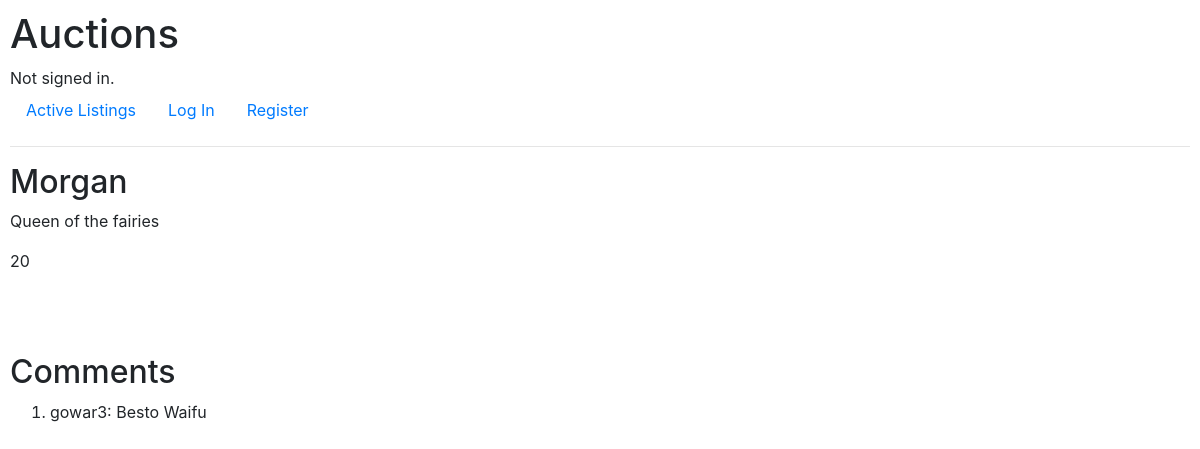
The app's page /auctions/Morgan, older data.
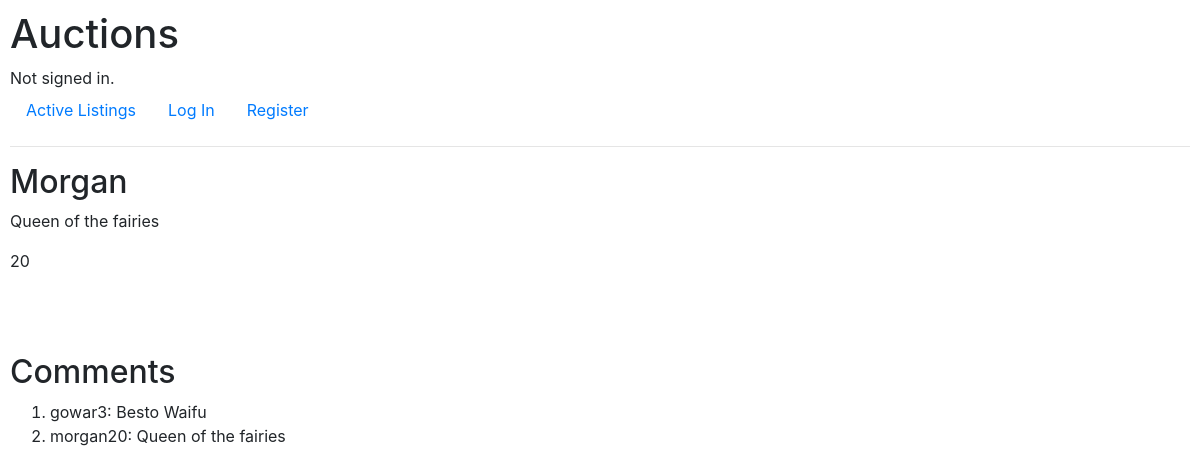
The same page, newer data.
### auctions/models.py (models this page shows)
class Comment(models.Model):
    poster = models.CharField(max_length=64)
    comment = models.CharField(max_length=128)
    listing = models.CharField(max_length=64)
    listings = models.ManyToManyField(Listing, blank=True, related_name= "comments")
    def __str__(self):
        return f"{self.poster}: {self.comment}"

### auctions/views.py (the view, shortened to what this page needs)
# urls.py: path("<str:listing>", views.listing, name="listing"),
def listing(request, listing):
    if "comments" not in request.session:
        request.session["comments"] = ()
    if "bids" not in request.session:
        request.session["bids"] = ()
    listing = Listing.objects.get(title = listing)
    username = request.user.username
    return render(request, "auctions/listing.html", {
        "listing": listing,
        "comments": listing.comments.all(),
        "bids": listing.bids.all()
    })

### auctions/templates/auctions/listing.html (shortened to what this page needs)
{% extends 'auctions/layout.html' %}
{% block body %}
        <h2>{{ listing.title }}</h2>
        <p>{{ listing.description }}</p>
        <label>{{ listing.price }}</label>
        <br>
        <br>
        <br>
    <br>
    <h2>Comments</h2>
    <ol>
    {% for comment in comments %}
        <li>{{ comment }}</li>
    {% endfor %}
    </ol>
{% endblock %}

Row changes from the older to the newer data that the page shows:
added Comment: poster+comment "morgan20: Queen of the fairies"
